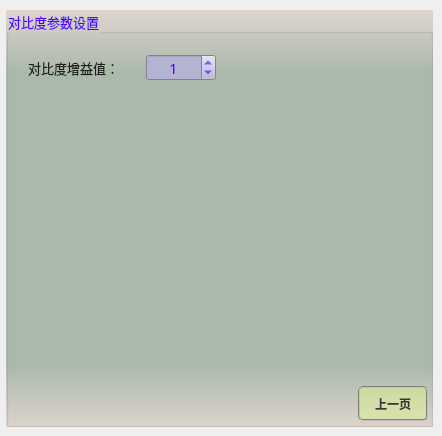
       <widget class="QWidget" name="page_22">
        <widget class="QGroupBox" name="groupParam_21">
         <property name="geometry">
          <rect>
           <x>6</x>
           <y>10</y>
           <width>427</width>
           <height>417</height>
          </rect>
         </property>
         <property name="font">
          <font>
           <family>微软雅黑</family>
           <pointsize>10</pointsize>
          </font>
         </property>
         <property name="styleSheet">
          <string notr="true">background-color: qlineargradient(x1:0, y1:0, x2:0, y2:1, stop:0 #dfd5cf, stop: 0.15 #acbbac, stop: 0.85 #acbbac,stop:1 #dfd5cf);
color: rgb(85, 0, 255);</string>
         </property>
         <property name="title">
          <string>对比度参数设置</string>
         </property>
         <widget class="QPushButton" name="btnContrastBack">
          <property name="geometry">
           <rect>
            <x>352</x>
            <y>376</y>
            <width>70</width>
            <height>35</height>
           </rect>
          </property>
          <property name="minimumSize">
           <size>
            <width>70</width>
            <height>30</height>
           </size>
          </property>
          <property name="font">
           <font>
            <family>微软雅黑</family>
            <pointsize>9</pointsize>
            <weight>75</weight>
            <italic>false</italic>
            <bold>true</bold>
           </font>
          </property>
          <property name="styleSheet">
           <string notr="true">QWidget{ background-color: rgba(225, 255, 127,100);}
QWidget{ color: rgb(55, 55, 55);}
QWidget{ border: 2px groove gray;border-radius: 5px;padding: 2px 4px;}
QPushButton:hover{ background-color: rgba(225, 255, 127,150);}
QPushButton:pressed{background-color: rgba(225, 255, 127,255);}</string>
          </property>
          <property name="text">
           <string>上一页</string>
          </property>
         </widget>
         <widget class="QLabel" name="label_50">
          <property name="geometry">
           <rect>
            <x>22</x>
            <y>48</y>
            <width>117</width>
            <height>19</height>
           </rect>
          </property>
          <property name="font">
           <font>
            <family>微软雅黑</family>
            <pointsize>10</pointsize>
           </font>
          </property>
          <property name="styleSheet">
           <string notr="true">color: rgb(30, 30, 30);
background: transparent;</string>
          </property>
          <property name="text">
           <string>对比度增益值：</string>
          </property>
         </widget>
         <widget class="QSpinBox" name="spinContrastValue">
          <property name="geometry">
           <rect>
            <x>140</x>
            <y>44</y>
            <width>70</width>
            <height>27</height>
           </rect>
          </property>
          <property name="font">
           <font>
            <family>微软雅黑</family>
            <pointsize>11</pointsize>
           </font>
          </property>
          <property name="toolTip">
           <string/>
          </property>
          <property name="styleSheet">
           <string notr="true">QWidget{color: rgb(85, 0, 255);background-color: rgb(180, 180, 210);}
QSpinBox::up-button{
    border:transparent;
}
QSpinBox::down-button{
    border:transparent;
}
QSpinBox::up-arrow{
    image:url(:/resource/up.png);
}
QSpinBox::down-arrow{
    image:url(:/resource/down.png);
}</string>
          </property>
          <property name="alignment">
           <set>Qt::AlignCenter</set>
          </property>
          <property name="minimum">
           <number>-255</number>
          </property>
          <property name="maximum">
           <number>255</number>
          </property>
          <property name="singleStep">
           <number>1</number>
          </property>
          <property name="value">
           <number>1</number>
          </property>
         </widget>
        </widget>
       </widget>
